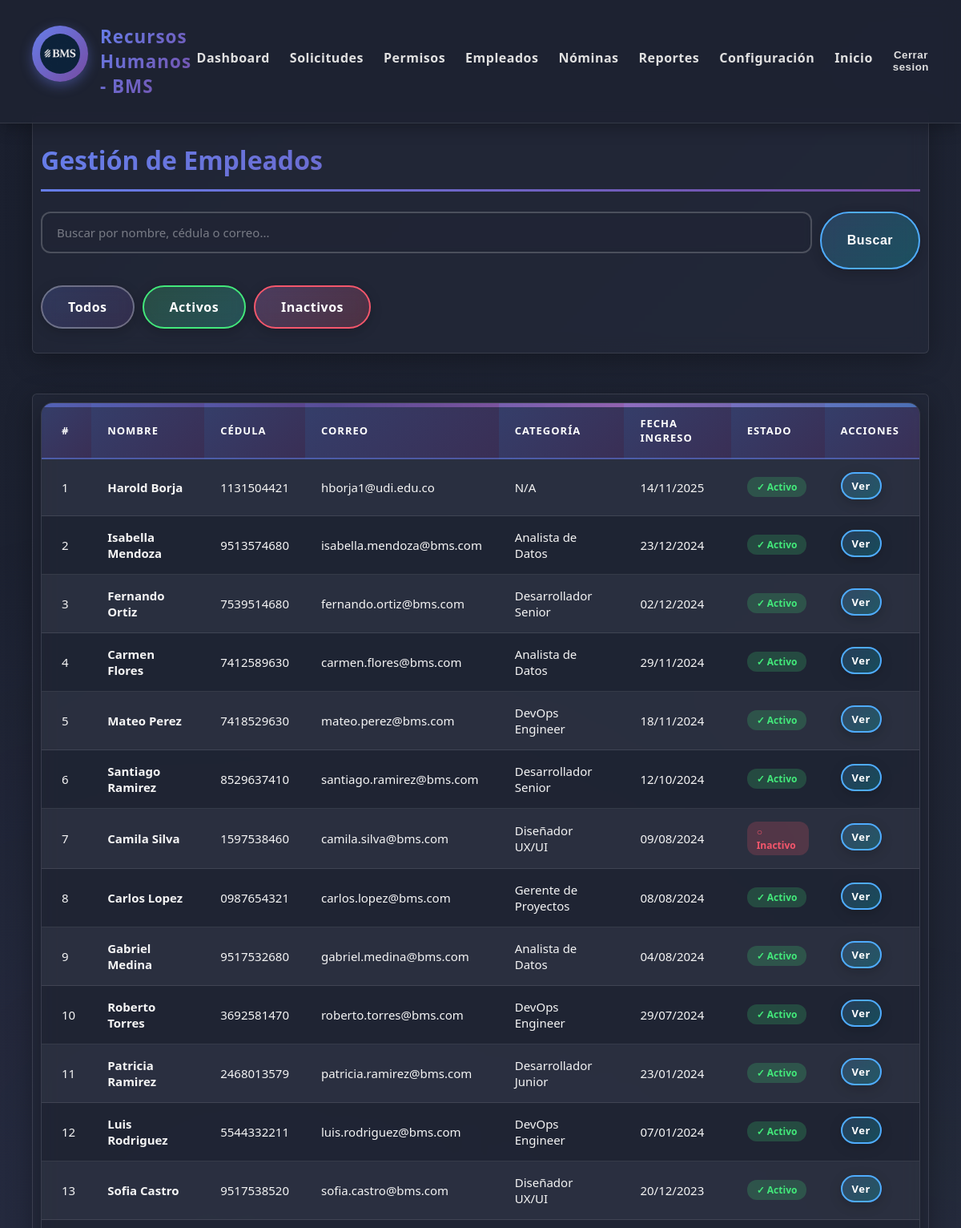
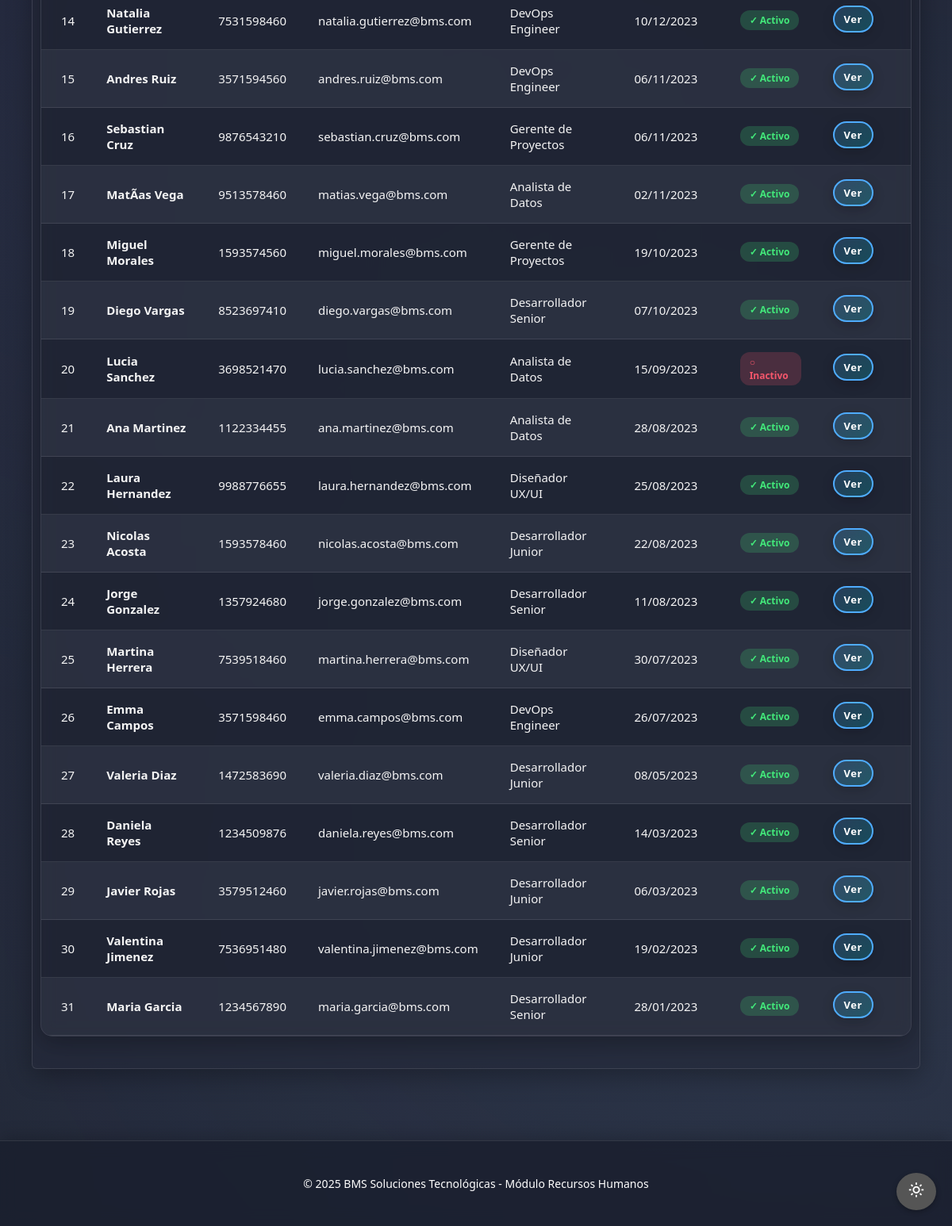
The page /rrhh/empleados/ (signed in) on the database as committed earlier (2 pictures, top to bottom).
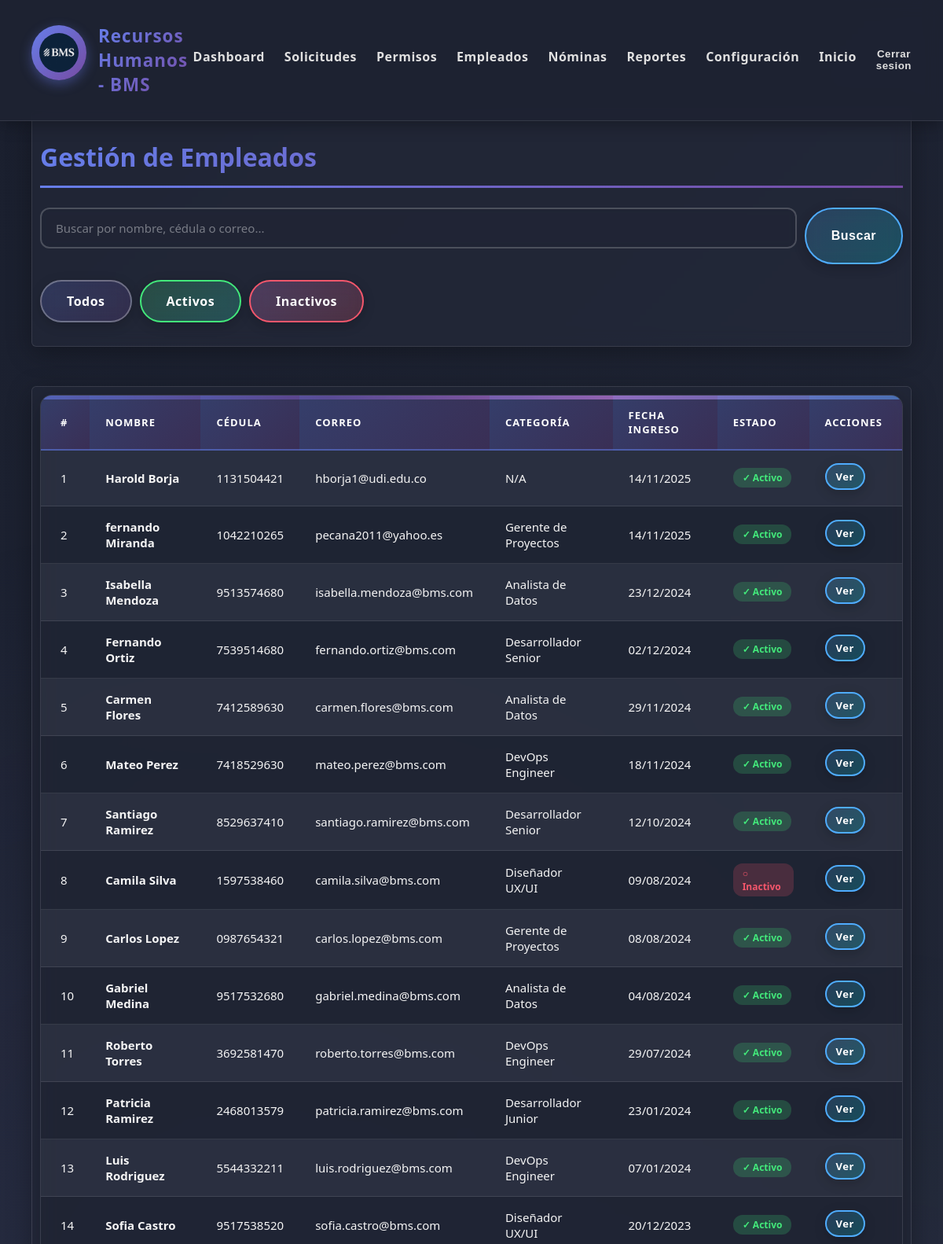
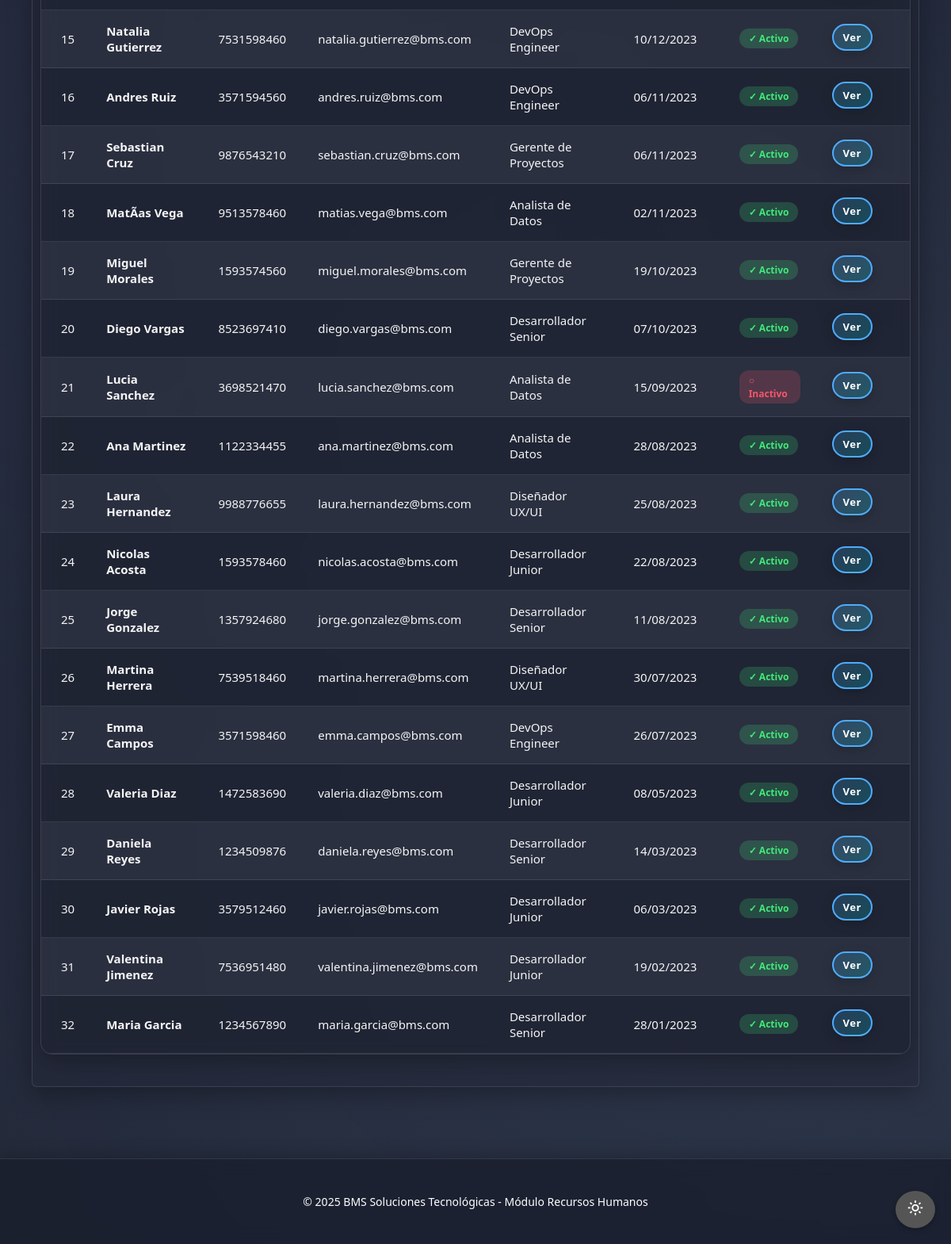
The same page on the database as committed later (2 pictures, top to bottom).
### core2/models.py (models this page shows, shortened)
class Empleado(models.Model):
    user = models.OneToOneField(User, on_delete=models.CASCADE, related_name='empleado')
    nombre = models.CharField(max_length=100)
    apellido = models.CharField(max_length=100)
    cedula = models.CharField(max_length=20, unique=True)
    correo = models.EmailField(unique=True)
    telefono = models.CharField(max_length=20, blank=True)
    direccion = models.CharField(max_length=200, blank=True)
    fecha_nacimiento = models.DateField(null=True, blank=True)
    fecha_ingreso = models.DateField(default=date.today)
    categoria = models.ForeignKey(Categoria, on_delete=models.SET_NULL, null=True, blank=True)
    activo = models.BooleanField(default=True)
    datos_completados = models.BooleanField(default=False)

### core1/models.py (models this page shows, shortened)
class Categoria(models.Model):
    id = models.AutoField(primary_key=True)
    nombre = models.CharField(max_length=100, unique=True)
    descripcion = models.TextField(blank=True)
    salario_base = models.DecimalField(max_digits=10, decimal_places=2)

### core3/views.py (the view, shortened to what this page needs)
# urls.py: path('empleados/', views.lista_empleados, name='lista_empleados_rrhh'),
@login_required
@user_passes_test(es_rrhh)
def lista_empleados(request):
    busqueda = request.GET.get('buscar', '')
    filtro = request.GET.get('estado', 'todos')
    empleados = Empleado.objects.all().select_related('categoria', 'user')
    if filtro == 'activos':
        empleados = empleados.filter(activo=True)
    elif filtro == 'inactivos':
        empleados = empleados.filter(activo=False)
    empleados = empleados.order_by('-fecha_ingreso')
    context = {
        'empleados': empleados,
        'busqueda': busqueda,
        'filtro_actual': filtro,
    }
    return render(request, 'core3/empleados/lista.html', context)

### core3/views.py (called while the page is built)
def es_rrhh(user):
    return user.is_staff or user.is_superuser

### core3/templates/core3/empleados/lista.html (shortened to what this page needs)
{% extends 'core3/base_rrhh.html' %}
{% block content %}
<main class="main-content">
    <section class="seccion">
        <h2>Gestión de Empleados</h2>
        <form method="GET" class="busqueda-form">
            <input type="text" name="buscar" placeholder="Buscar por nombre, cédula o correo..." value="{{ busqueda }}"
                class="input">
            <button type="submit" class="button blue">Buscar</button>
        </form>
        <div class="filtros">
            <a href="{% url 'lista_empleados_rrhh' %}?estado=todos" class="button">Todos</a>
            <a href="{% url 'lista_empleados_rrhh' %}?estado=activos" class="button green">Activos</a>
            <a href="{% url 'lista_empleados_rrhh' %}?estado=inactivos" class="button red">Inactivos</a>
        </div>
    </section>
    <section class="seccion">
        {% if empleados %}
        <table class="table table--striped table--hover">
            <tbody>
                <tr>
                    <th>#</th>
                    <th>Nombre</th>
                    <th>Cédula</th>
                    <th>Correo</th>
                    <th>Categoría</th>
                    <th>Fecha Ingreso</th>
                    <th>Estado</th>
                    <th>Acciones</th>
                </tr>
                {% for empleado in empleados %}
                <tr>
                    <td>{{ forloop.counter }}</td>
                    <td><strong>{{ empleado.nombre }} {{ empleado.apellido }}</strong></td>
                    <td>{{ empleado.cedula }}</td>
                    <td>{{ empleado.correo }}</td>
                    <td>{{ empleado.categoria.nombre|default:"N/A" }}</td>
                    <td>{{ empleado.fecha_ingreso|date:"d/m/Y" }}</td>
                    <td>
                        {% if empleado.activo %}
                        <span class="badge badge-success">✓ Activo</span>
                        {% else %}
                        <span class="badge badge-danger">○ Inactivo</span>
                        {% endif %}
                    </td>
                    <td>
                        <a href="{% url 'detalle_empleado_rrhh' empleado.id %}" class="button blue"
                            style="padding: 6px 12px; font-size: 13px;">Ver</a>
                    </td>
                </tr>
                {% endfor %}
            </tbody>
        </table>
        {% else %}
        <p class="texto-centro">No se encontraron empleados.</p>
        {% endif %}
    </section>
</main>
{% endblock %}

Rows that differ between the two databases and show on the page:
added Empleado: nombre "fernando", apellido "Miranda", cedula "1042210265", correo "pecana2011@yahoo.es", categoria.nombre "Gerente de Proyectos", fecha_ingreso "14/11/2025", activo "✓ Activo"
